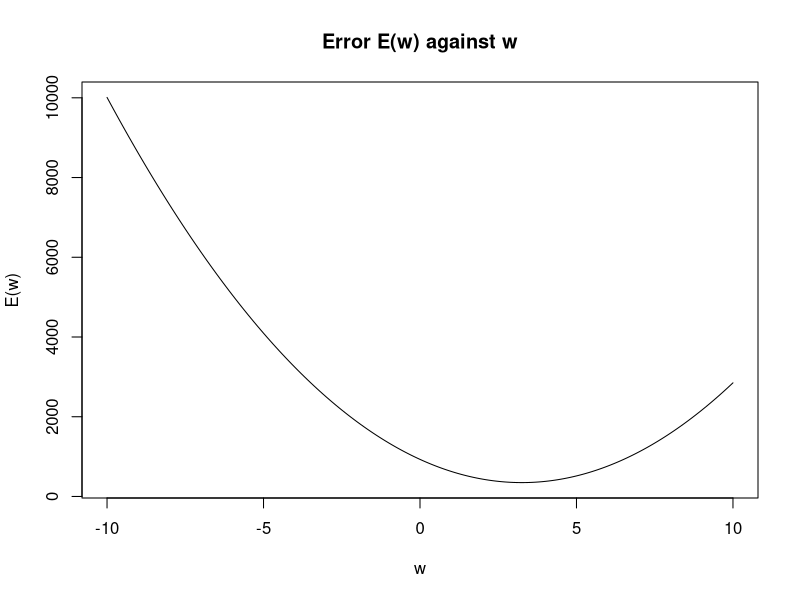

The R script that drew this image:
# Jan 28, 2015
# Author: Chris Zhuo Zeng
# Question 1

# Create a set of equally spaced values between -5 and 5 with increment of 0.1
w<-seq(-10,10,by=0.1)
x_vec<-c(1,2,3,4,5) # x values of the points
y_act<-c(1,2,4,3,30) # y values of the points

# Define a function that
sum_sqr<-function(x,y,m) {
     diff_y<-(y-x*m)
     sum(diff_y^2)
}

# Create a numeric(zeros) vector of the same length as w vector
error_vec<-numeric(length(w))

# Calculate errors for all w values
for (i in seq_along(w)) {
     error_vec[i]<-sum_sqr(x_vec,y_act,w[i])
}

# Plot the error vs w
plot(w,error_vec,type='l',xlab='w',ylab='E(w)',main='Error E(w) against w')

# Calculate the optimum m that minimizes the vector
opt_m=sum(x_vec*y_act)/sum(x_vec^2)